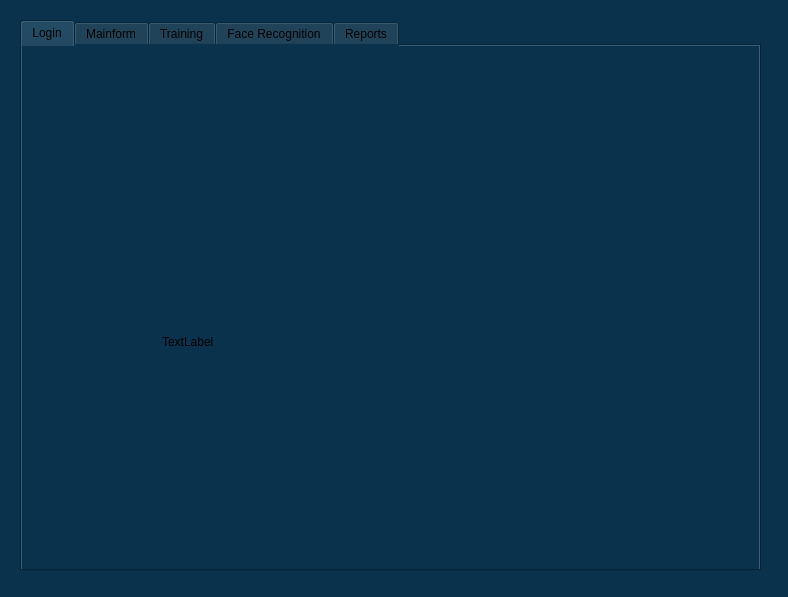
<?xml version="1.0" encoding="UTF-8"?>
<ui version="4.0">
 <class>MainWindow</class>
 <widget class="QMainWindow" name="MainWindow">
  <property name="geometry">
   <rect>
    <x>0</x>
    <y>0</y>
    <width>788</width>
    <height>597</height>
   </rect>
  </property>
  <property name="windowTitle">
   <string>MainWindow</string>
  </property>
  <property name="styleSheet">
   <string notr="true">background-color: rgb(10, 50, 76);</string>
  </property>
  <widget class="QWidget" name="centralwidget">
   <widget class="QTabWidget" name="tabWidget">
    <property name="geometry">
     <rect>
      <x>20</x>
      <y>20</y>
      <width>741</width>
      <height>551</height>
     </rect>
    </property>
    <property name="currentIndex">
     <number>0</number>
    </property>
    <widget class="QWidget" name="tab">
     <attribute name="title">
      <string>Login</string>
     </attribute>
     <widget class="QLabel" name="label">
      <property name="geometry">
       <rect>
        <x>140</x>
        <y>170</y>
        <width>321</width>
        <height>251</height>
       </rect>
      </property>
      <property name="text">
       <string>TextLabel</string>
      </property>
     </widget>
    </widget>
    <widget class="QWidget" name="tab_2">
     <attribute name="title">
      <string>Mainform</string>
     </attribute>
    </widget>
    <widget class="QWidget" name="tab_5">
     <attribute name="title">
      <string>Training</string>
     </attribute>
    </widget>
    <widget class="QWidget" name="tab_3">
     <attribute name="title">
      <string>Face Recognition</string>
     </attribute>
    </widget>
    <widget class="QWidget" name="tab_4">
     <attribute name="title">
      <string>Reports</string>
     </attribute>
    </widget>
   </widget>
  </widget>
 </widget>
 <resources/>
 <connections/>
</ui>
